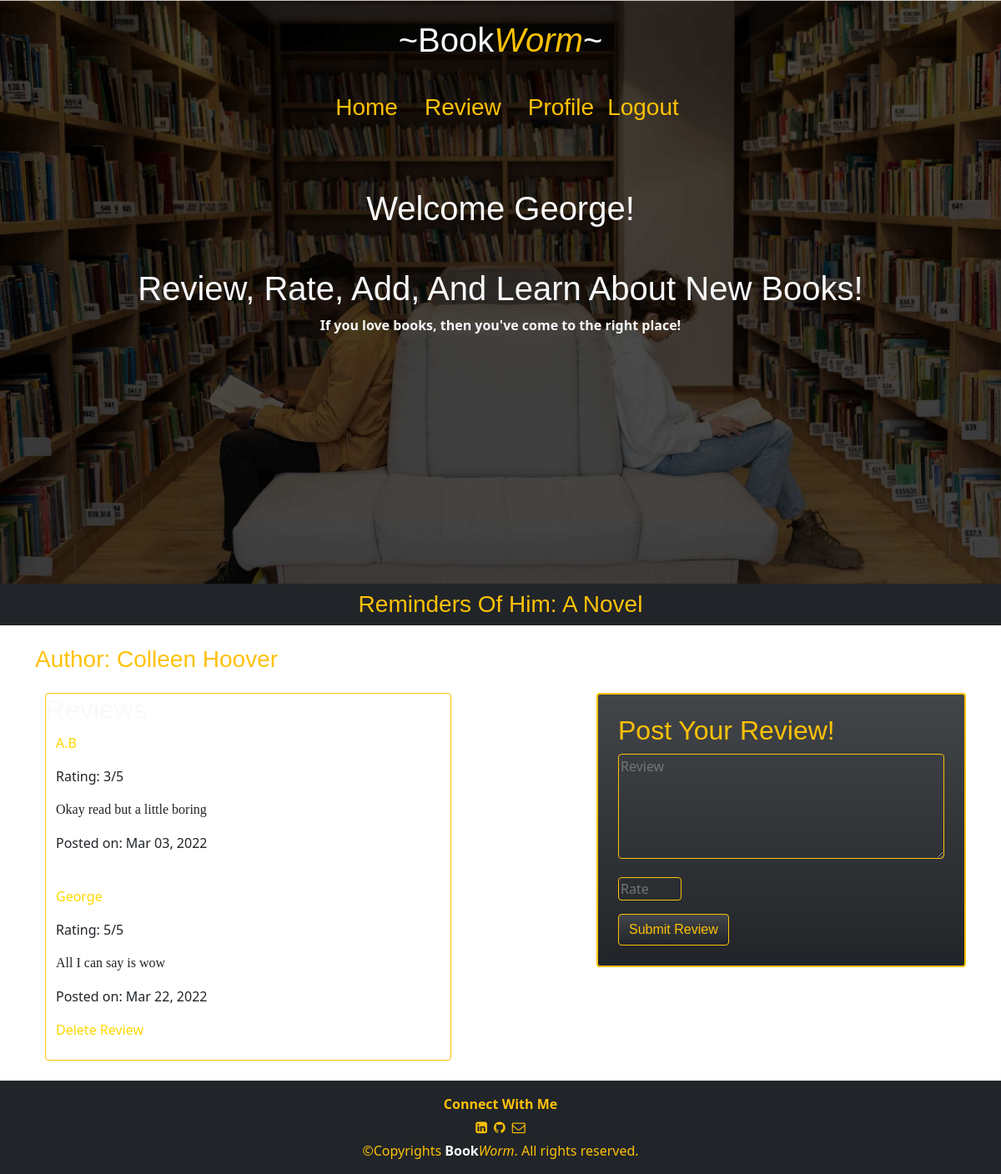
The app's page /books/7 (signed in) with its own data.
### apps/users/models.py (models this page shows)
class User(models.Model):
    name = models.CharField(max_length=255)
    alias = models.CharField(max_length=255)
    email = models.CharField(max_length=255)
    password = models.CharField(max_length=255)
    created_at = models.DateTimeField(auto_now_add=True)
    updated_at = models.DateTimeField(auto_now=True)
    objects = UserManager()

### apps/books/models.py (models this page shows)
class Book(models.Model):
    title = models.CharField(max_length=255)
    author = models.TextField()
    uploaded_by = models.ForeignKey(User, related_name='uploaded_books', on_delete=models.CASCADE)
    created_at = models.DateTimeField(auto_now_add=True)
    updated_at = models.DateTimeField(auto_now=True)
    objects = BookManager()

class Review(models.Model):
    review = models.TextField()
    rating = models.IntegerField()
    user = models.ForeignKey(User, related_name='book_reviews', on_delete= CASCADE)
    book = models.ForeignKey(Book, related_name='reviews', on_delete=models.CASCADE)
    created_at = models.DateTimeField(auto_now_add=True)
    updated_at = models.DateTimeField(auto_now=True)
    objects = BookManager()

### apps/books/views.py (the view)
# urls.py: path('<int:book_id>', views.show_book),
def show_book(request, book_id):
    if 'user_id' not in request.session:
        return redirect('/')
    user = User.objects.get(id= request.session['user_id'])
    book_to_get= Book.objects.get(id = book_id)
    context = {
        'reviews': Review.objects.filter(book= book_to_get),
        'book': book_to_get,
        'user' : user
    }
    return render(request, 'show_book.html', context)

### apps/books/templates/show_book.html (shortened to what this page needs)
<!DOCTYPE html>
<html lang="en">
<head>
    <link href="https://cdn.jsdelivr.net/npm/bootstrap@5.1.3/dist/css/bootstrap.min.css" rel="stylesheet">
    <link rel="stylesheet" href="https://cdnjs.cloudflare.com/ajax/libs/font-awesome/4.7.0/css/font-awesome.min.css">
    {% load static %}
    <link rel="stylesheet" href="{% static 'css/show_book.css' %}">
</head>
<body>
    <div class="container-fluid header">
        <h1 class="text-light  text-center py-4 text-decoration-underlin">~Book<i class="text-warning">Worm</i>~</h1>
        <nav class="navbar text-light p-2 mb-5">
            <div class="container-xxl">
                <div class=" d-flex justify-content-between m-auto">
                    <h3><a class="link-warning text-decoration-none mx-3" href="/books">Home</a></h3>
                    <h3><a class="link-warning text-decoration-none mx-3" href="/books/add">Review</a></h3>
                    <h3><a class="link-warning text-decoration-none mx-3" href="/{{user.id}}">Profile</a></h3>
                    <h3><a class="link-warning text-decoration-none" href="/logout">Logout</a></h3>
                </div>
        </nav>
        <div class="container pt-3">
            <h1 class="text-center text-light">Welcome {{user.alias}}!</h1>
            <h1 class="text-center text-light mt-5">Review, Rate, Add, And Learn About New Books! </h1>
            <p class="text-center text-light"><strong> If you love books, then you've come to the right place!</strong> </p>
        </div>
    </div>
    <div class="container-fluid bg-dark">
        <h3 class="m-auto text-center py-2 w-50 mb-4 text-warning">{{book.title}}</h3>
    </div>
    <div class="container">
        <h3 class="text-warning mb-4">Author: {{book.author}}</h3>
        <div class="d-flex justify-content-between">
            <div class="container">
                <div class="reviews border border-warning w-75 p-0 mb-4 rounded">
                    <h2 class="text-light">Reviews</h2>
                    {% for review in reviews %}
                    <div class="container pb-4">
                        <p><a class="link text-decoration-none link-warning" href="/{{review.user.id}}">{{review.user.alias}}</a></p>
                        <p>Rating: {{review.rating}}/5</p>
                        <p class="review">{{review.review}}</p>
                        <p>Posted on: {{review.created_at|date:'M d, Y'}}</p>
                        {% if review.user.id == request.session.user_id %}
                            <a class="link link-warning text-decoration-none" href="/books/delete_review/{{review.id}}">Delete Review</a>
                        {% endif %}
                    </div>
                    {% endfor %}
                </div>
            </div>
            <div class="add_review border border-2 rounded border-warning mb-2 p-4 bg-gradient bg-dark align-self-start">
                <h2 class="text-warning">Post Your Review!</h2>
                <div>
                    <form action="add_review/{{book.id}}", method="post">
                        <p><textarea class="text-warning rounded bg-transparent border border-warning" name="review" id="" cols="40" rows="5" placeholder="Review"></textarea></p>
                        <p><input class="bg-transparent border rounded border-warning text-warning" type="number" name="rating" min="1" max="5" placeholder="Rate"></p>
                        <button class="btn btn-dark text-warning bg-gradient border border-warning">Submit Review</button>
                    </form>
                </div>
            </div>
        </div>
    </div>
    <footer class="p-3 bg-dark">
        <p class="text-center text-warning mb-0"><strong>Connect With Me</strong></p>
        <div class="d-flex justify-content-center align-items-center">
            <a class="link-warning p-1" href="#">
                <i class="fa fa-linkedin-square" aria-hidden="true"></i>
            </a>
            <a class="link-warning p-1" href="#">
                <i class="fa fa-github" aria-hidden="true"></i>
            </a>
            <a class="link-warning p-1" href="#">
                <i class="fa fa-envelope-o" aria-hidden="true"></i>
            </a>
        </div>
        <p class="text-center text-warning mb-0">&copy;Copyrights <strong class="text-light">Book</strong><i class="text-warning">Worm</i>. All rights reserved.</p>
    </footer>
</body>
</html>

### apps/books/static/css/show_book.css (style rules this page uses)
.header { background-image: url(../img/wepik-2022229-132042.png); height: 350px; background-repeat: no-repeat; background-size: cover; height: 700px; animation: change 15s infinite ease-in-out; }
h1,h2,h3,h4,h5,button { font-family:Verdana, Geneva, Tahoma, sans-serif }
.review { font-family: 'Gaegu', cursive; font-family: 'Schoolbell', cursive; }
.link { color: gold; }

### records on screen
User: alias "George"
Book: title "Reminders Of Him: A Novel", author "Colleen Hoover"
Review: user.alias "A.B", rating "3", review "Okay read but a little boring", created_at "Mar 03, 2022"
Review: user.alias "George", rating "5", review "All I can say is wow", created_at "Mar 22, 2022"
